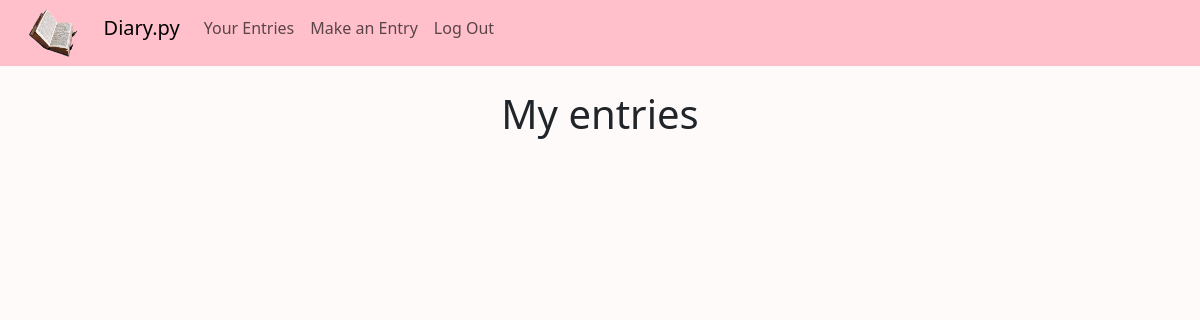
Before: / (signed in) with the older database file.
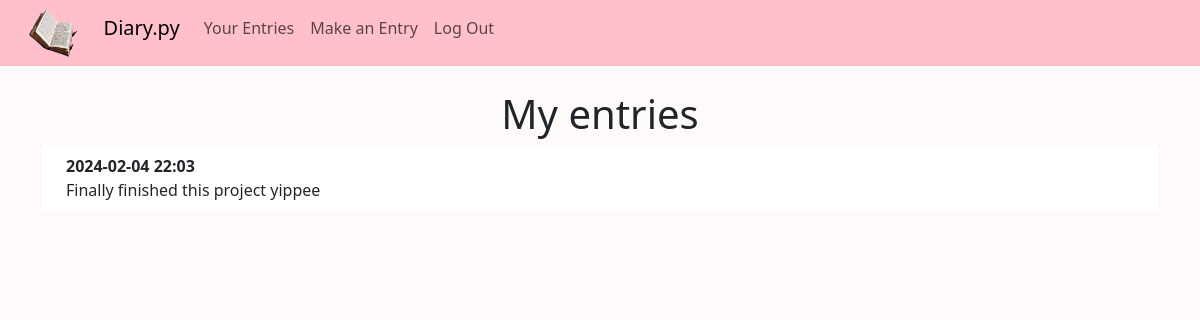
After: the same page with the newer database file.
### website/models.py (models this page shows)
class Entry(db.Model):
    id = db.Column(db.Integer, primary_key=True)
    data = db.Column(db.String(10000))
    date = db.Column(db.String(100))
    user_id = db.Column(db.Integer, db.ForeignKey('user.id'))

### website/views.py (the view)
@views.route('/', methods=['GET'])
@login_required
def home():
    return render_template('home.html', user=current_user)

### website/__init__.py (called while the page is built)
def create_app():
    app = Flask(__name__, static_url_path='/static')
    app.config['SECRET_KEY'] = 'hjshjhdjah kjshkjdhjs'
    app.config['SQLALCHEMY_DATABASE_URI'] = f'sqlite:///{DB_NAME}'
    db.init_app(app)
    from .views import views
    from .auth import auth
    app.register_blueprint(views, url_prefix='/')
    app.register_blueprint(auth, url_prefix='/')
    from .models import User, Entry
    with app.app_context():
        db.create_all()
    login_manager = LoginManager()
    login_manager.login_view = 'auth.login'
    login_manager.init_app(app)
    @login_manager.user_loader
    def load_user(id):
        return User.query.get(int(id))
    return app

### website/templates/home.html (shortened to what this page needs)
{% extends "base.html" %}
{% block content %}
    <h1 align="center">My entries</h1>
    <ul class="list-group list-group-flush" id="entries">
        {% for entry in user.entries %}
        <li class="list-group-item">
            <div class="ms-2 me-auto">
                <div class="fw-bold">{{ entry.date }}</div>
                {{ entry.data }}
              </div>
        </li>
        {% endfor %}
    </ul>
{% endblock %}

### website/templates/base.html (shortened to what this page needs)
<!DOCTYPE html>
<html lang="en">
    <head>
        <link href="https://cdn.jsdelivr.net/npm/bootstrap@5.3.2/dist/css/bootstrap.min.css" rel="stylesheet">
        <link rel="stylesheet" type="text/css" href="{{ url_for('static', filename='custom.css') }}">
    </head>
    <body>
        <nav class="navbar navbar-expand-lg navbar-light bg-dark" id="navbar">
          <div class="container-fluid">
            <div class="collapse navbar-collapse" id="navbarNav">
              <ul class="navbar-nav">
                <img src="{{ url_for('static', filename='logo.png') }}"  id="logo" height="50x" width="50px">
                <a class="navbar-brand" href="#">Diary.py</a>
                {% if user.is_authenticated %}
                <li class="nav-item">
                  <a class="nav-link" aria-current="page" href="/">Your Entries</a>
                </li>
                <li class="nav-item">
                  <a class="nav-link" aria-current="page" href="/post">Make an Entry</a>
                </li>
                <li class="nav-item">
                  <a class="nav-link" href="/logout">Log Out</a>
                </li>
                {% endif %}
              </ul>
            </div>
          </div>
        </nav>
        <div class="container">
            <br />
            {% block content %}
            {% endblock %}
        </div>
    </body>
</html>

### website/static/custom.css (style rules this page uses)
body { background-color: #FFFAFA !important; }
#navbar { background-color: pink !important; }
#logo { margin-right: 1.6rem; }

Changed rows visible on the page:
added Entry: date "2024-02-04 22:03", data "Finally finished this project yippee"
